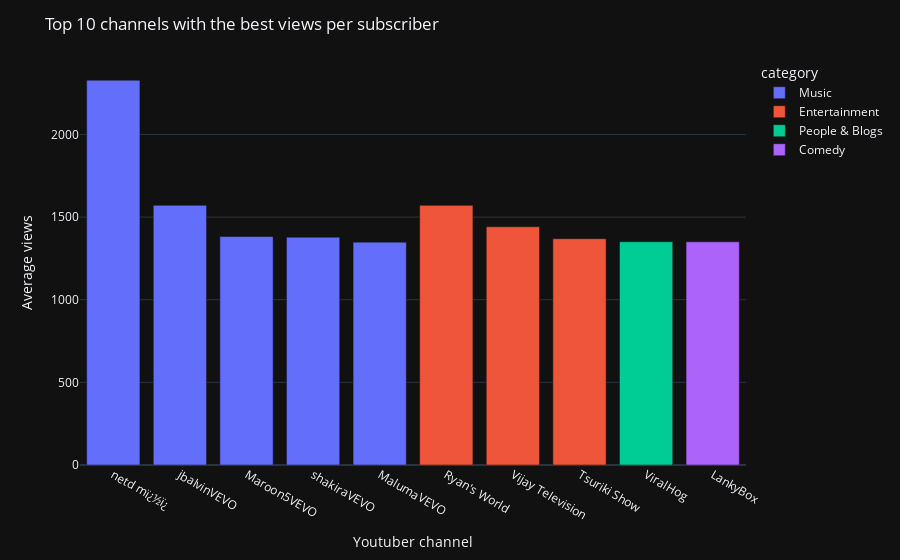

Notebook source saved alongside this figure:
### Code cell
# Топ 10 каналов с лучшим показателем просмотров на 1 подписчика (разбивка по категориям).
df['VS'] = df['video views'] / df['subscribers']
VS = df.nlargest(10, 'VS')


fig = px.bar(VS, x='Youtuber', y='VS',  color = 'category', template='plotly_dark')
fig.update_layout(
    title='Top 10 channels with the best views per subscriber',
    xaxis_title='Youtuber channel',
    yaxis_title='Average views',
    template='plotly_dark')
fig.show()

### Figure 1 — Plotly figure (JSON) as saved in the notebook; plotly's stock layout.template omitted (floating-point values rounded to 4 significant figures)
{"data": [{"alignmentgroup": "True", "hovertemplate": "category=Music<br>Youtuber=%{x}<br>VS=%{y}<extra></extra>", "legendgroup": "Music", "marker": {"color": "#636efa", "pattern": {"shape": ""}}, "name": "Music", "offsetgroup": "Music", "orientation": "v", "showlegend": true, "textposition": "auto", "type": "bar", "x": ["netd mï¿½ï¿", "jbalvinVEVO", "Maroon5VEVO", "shakiraVEVO", "MalumaVEVO"], "xaxis": "x", "y": [2328.0, 1571.0, 1382.0, 1379.0, 1349.0], "yaxis": "y"}, {"alignmentgroup": "True", "hovertemplate": "category=Entertainment<br>Youtuber=%{x}<br>VS=%{y}<extra></extra>", "legendgroup": "Entertainment", "marker": {"color": "#EF553B", "pattern": {"shape": ""}}, "name": "Entertainment", "offsetgroup": "Entertainment", "orientation": "v", "showlegend": true, "textposition": "auto", "type": "bar", "x": ["Ryan's World", "Vijay Television", "Tsuriki Show"], "xaxis": "x", "y": [1571.0, 1441.0, 1369.0], "yaxis": "y"}, {"alignmentgroup": "True", "hovertemplate": "category=People & Blogs<br>Youtuber=%{x}<br>VS=%{y}<extra></extra>", "legendgroup": "People & Blogs", "marker": {"color": "#00cc96", "pattern": {"shape": ""}}, "name": "People & Blogs", "offsetgroup": "People & Blogs", "orientation": "v", "showlegend": true, "textposition": "auto", "type": "bar", "x": ["ViralHog"], "xaxis": "x", "y": [1351.0], "yaxis": "y"}, {"alignmentgroup": "True", "hovertemplate": "category=Comedy<br>Youtuber=%{x}<br>VS=%{y}<extra></extra>", "legendgroup": "Comedy", "marker": {"color": "#ab63fa", "pattern": {"shape": ""}}, "name": "Comedy", "offsetgroup": "Comedy", "orientation": "v", "showlegend": true, "textposition": "auto", "type": "bar", "x": ["LankyBox"], "xaxis": "x", "y": [1350.0], "yaxis": "y"}], "layout": {"barmode": "relative", "legend": {"title": {"text": "category"}, "tracegroupgap": 0}, "margin": {"t": 60}, "title": {"text": "Top 10 channels with the best views per subscriber"}, "xaxis": {"anchor": "y", "domain": [0, 1], "title": {"text": "Youtuber channel"}}, "yaxis": {"anchor": "x", "domain": [0, 1], "title": {"text": "Average views"}}}}
